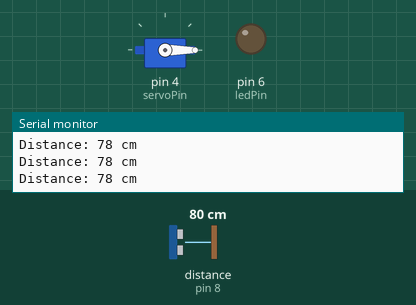
This sketch was run on a simulated Arduino Uno, built with avr-gcc and run on an emulated ATmega328P. Parts: servo, output pins drawn as LEDs (lit = HIGH), the last lines printed to the serial monitor. Wiring (inferred from the names in the program): ultrasonic range finder: trigger pin 7; echo pin 8. Dashed ring = blinking. Inputs (shaded band) come from the test bench; at power-on: distance to the obstacle (sensor on pin 8) 80 cm. The echo pulse lasts 58.3 µs per cm; pins used as bus, display or sensor lines are not drawn.

Above: at 1.2 s.
1.3 s: distance to the obstacle (sensor on pin 8) set to 53 cm
4.3 s: distance to the obstacle (sensor on pin 8) set to 46 cm
At 4.54 s:
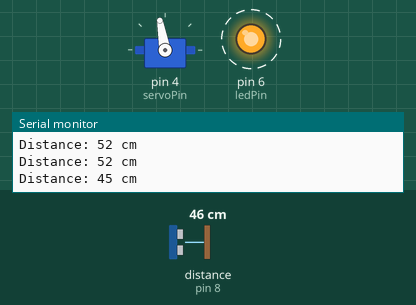
7.3 s: distance to the obstacle (sensor on pin 8) set to 60 cm
At 7.3 s:
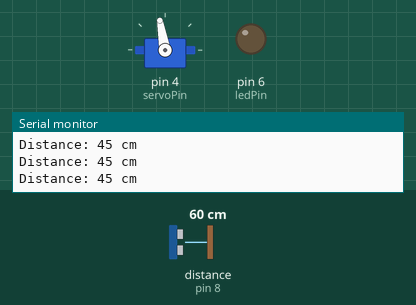
8.8 s: distance to the obstacle (sensor on pin 8) set to 18 cm
At 9.23 s:
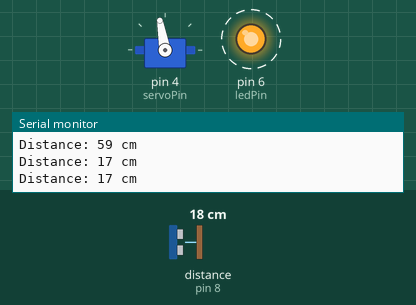
Timing chart, 0 to 12.8 s (numbered marks = the images above; inputs shaded):
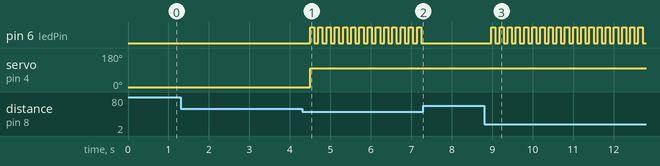

The sketch:

ultraBarrier.ino
```cpp
#include <Servo.h>

const int trigPin = 7;
const int echoPin = 8;
const int ledPin = 6; // LED qui clignote
const int servoPin = 4; // pin du servo

long duration;
int distance;
int seuil = 50; // seuil de distance en cm
Servo barrierServo;

// Temps de fermeture après passage (ms)
unsigned long closeDelay = 5000;
unsigned long lastDetectionTime = 0;

void setup() {
  pinMode(trigPin, OUTPUT);
  pinMode(echoPin, INPUT);
  pinMode(ledPin, OUTPUT);
  barrierServo.attach(servoPin);
  barrierServo.write(0); // barrière initialement baissée
  Serial.begin(9600);
}

void loop() {
  // Mesure de la distance
  digitalWrite(trigPin, LOW);
  delayMicroseconds(2);
  digitalWrite(trigPin, HIGH);
  delayMicroseconds(10);
  digitalWrite(trigPin, LOW);

  duration = pulseIn(echoPin, HIGH);
  distance = duration * 0.034 / 2; // conversion en cm

  Serial.print("Distance: ");
  Serial.print(distance);
  Serial.println(" cm");

  // Vérifier détection
  if (distance < seuil) {
    digitalWrite(ledPin, HIGH); // LED clignote
    barrierServo.write(100);      // lever la barrière
    lastDetectionTime = millis(); // mémoriser le dernier passage
    delay(100); // LED clignotement rapide
    digitalWrite(ledPin, LOW);
    delay(100);
  } else {
    // LED éteinte
    digitalWrite(ledPin, LOW);
    // Vérifier si le délai après passage est écoulé
    if (millis() - lastDetectionTime >= closeDelay) {
      barrierServo.write(0); // abaisser barrière
    }
    delay(200);
  }
}
```

Measured:
- the behaviour switches between 51 and 50 cm on distance to the obstacle (sensor on pin 8) (found by bisection; images 0 and 1)
- after the input at 4.3 s, pin 6 (ledPin): alternates HIGH for 0.10 s and LOW for 0.10 s, starting after 0.20 s; servo on pin 4 (servoPin): 0° → 100° after 0.20 s
- after the input at 7.3 s, pin 6 (ledPin): stops changing and stays LOW
- after the input at 8.8 s, pin 6 (ledPin): alternates HIGH for 0.10 s and LOW for 0.10 s, starting after 0.18 s; servo on pin 4 (servoPin): stays 100° (without the input it goes to 0° after 3.5 s)
